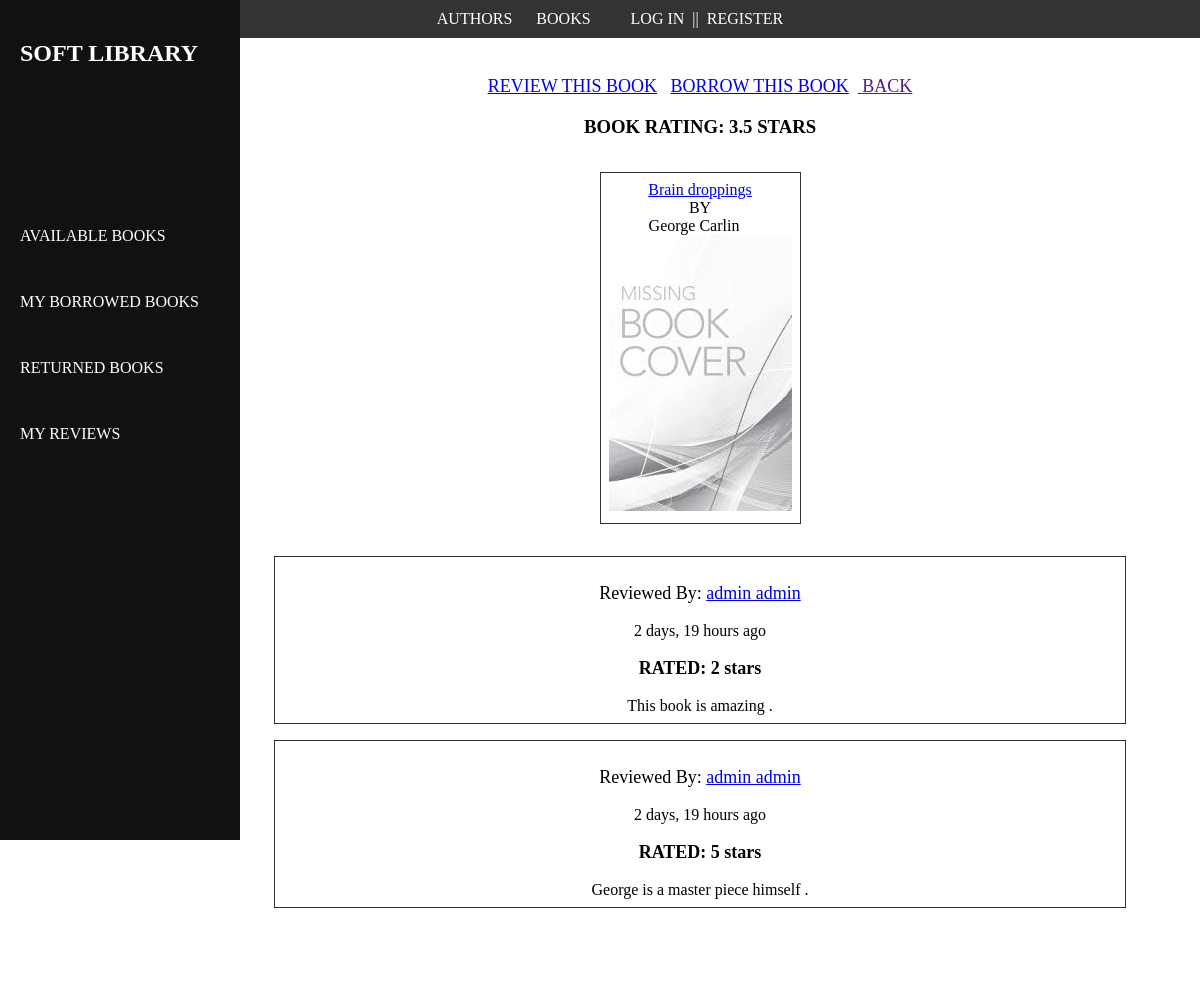
Page /books/1 on the earlier database version.
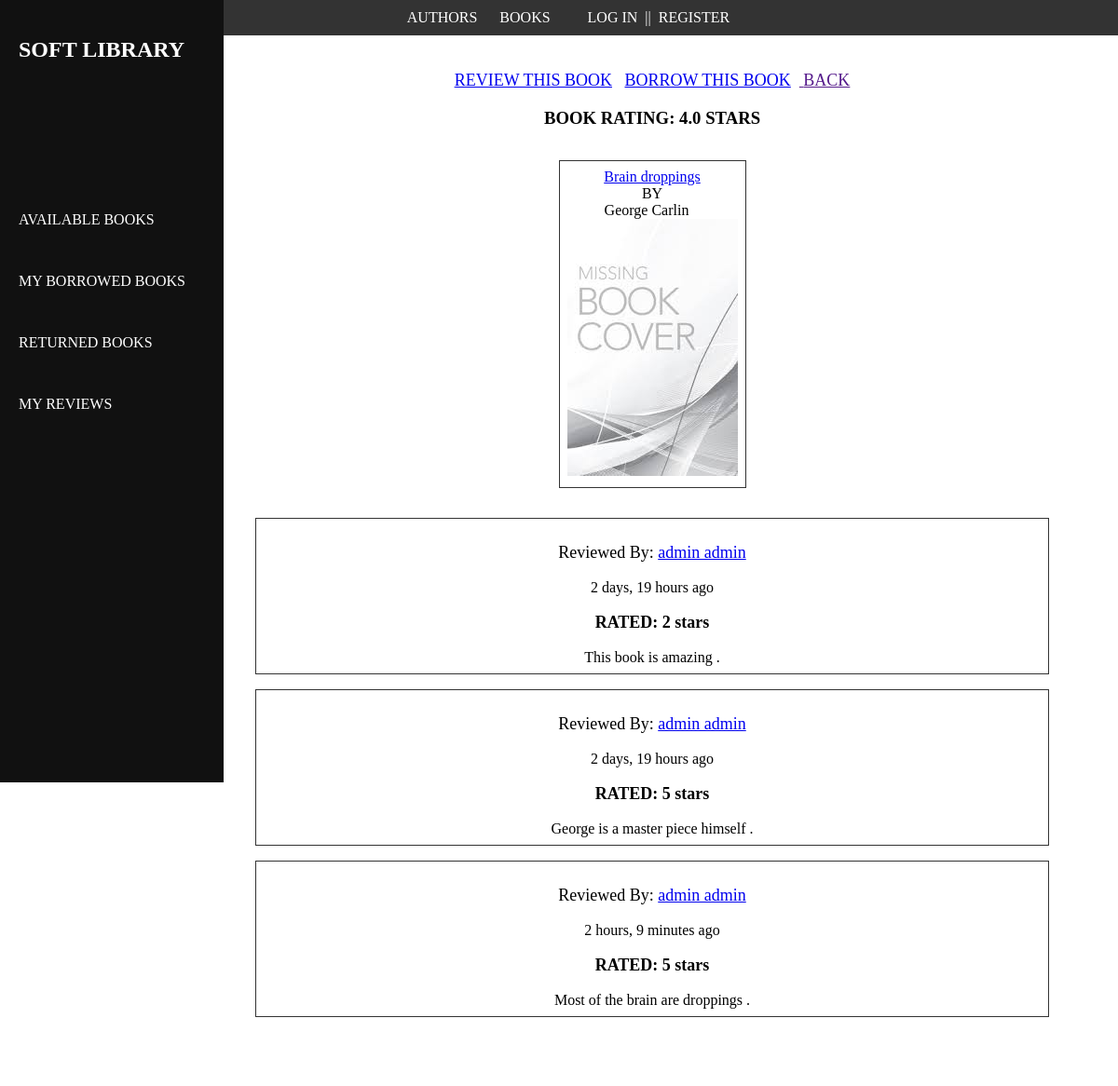
Same page on the later database version.
### base/models.py (models this page shows, shortened)
class Book(models.Model):
    title = models.CharField(max_length=250)
    author = models.ManyToManyField(Author)
    date = models.DateTimeField(auto_now_add=True)
    awards = models.ManyToManyField(to=AuthorAward, blank=True)
    summary = models.TextField(null=True, blank=True)
    ISBN = models.IntegerField()
    category = models.CharField(max_length=250, help_text="Enter the book genre")
    publisher = models.CharField(max_length=250, help_text="Enter the publication company")
    published = models.DateTimeField(help_text="Enter the published date")
    book_image = models.ImageField(upload_to='images/', blank=True, null=True, default='book.jpeg')

class Author(models.Model):
    first_name = models.CharField(max_length=250)
    middle_name = models.CharField(max_length=250, blank=True, null=True)
    last_name = models.CharField(max_length=250)
    gender = models.CharField(max_length=10, choices=gender_choices)
    bio = models.TextField()
    date_of_birth = models.DateField()
    date_of_death = models.DateField(blank=True, null=True)
    awards = models.ManyToManyField(to=AuthorAward, blank=True)
    author_image = models.ImageField(upload_to='images/', blank=True, null=True, default='user.png')
    class Meta:
        ordering = ['first_name', 'middle_name', 'last_name', 'gender']
    def __str__(self):
        return f"{self.first_name} {self.middle_name if self.middle_name else ''} {self.last_name}"

class Review(models.Model):
    owner = models.ForeignKey(Reader, on_delete=models.CASCADE, related_name='my_reviews')
    book = models.ForeignKey(Book, on_delete=models.CASCADE, related_name="reviews")
    rating = models.IntegerField()
    description = models.TextField(blank=True, null=True)
    date = models.DateTimeField(auto_now_add=True)

class Reader(AbstractUser):
    gender = models.CharField(max_length=10, choices=gender_choices)
    bio = models.TextField(blank=True, null=True)
    date_of_birth = models.DateField()
    reader_image = models.ImageField(upload_to='images/', blank=True, null=True, default='user.png')
    email = models.EmailField(unique=True)
    REQUIRED_FIELDS = ['username', 'first_name', 'last_name', 'gender', 'date_of_birth', 'bio', ]
    USERNAME_FIELD = 'email'
    def get_username(self):
        return self.first_name + ' ' + self.last_name

### base/views.py (the view)
# urls.py: path('books/<int:pk>', views.about_book_page, name='about_book'),
def about_book_page(request, pk: int):
    book = models.Book.objects.get(id=pk)
    if book.reviews.all():
        reviews = book.reviews.all()  # list of book review with each review having a rating
        book_ratings = [review.rating for review in reviews]
        book_rating = sum(book_ratings) / len(book_ratings)
    else:
        reviews = ''
        book_rating = 0
    context = {'book': book, 'reviews': reviews, 'book_rating': book_rating}
    return render(request, 'base/book_details.html', context)

### base/templates/base/book_details.html (shortened to what this page needs)
{% extends 'base/base.html' %}
{% block content %}
  <p>
    <a href="{% url 'base:book_review' book.id %}">REVIEW THIS BOOK</a>&nbsp;&nbsp;
    <a href="{% url 'base:borrow_book' book.id %}">BORROW THIS BOOK</a>&nbsp;&nbsp;<a href="{{ request.META.HTTP_REFERER }}"> BACK </a></p>
    {% if book_rating %}
        <h3>BOOK RATING: {{ book_rating }} STARS</h3>
    {% endif %}
    <div style="border: 1px solid #333333;margin: 1rem;padding: 0.5rem;display: inline-block">
        <a href="{% url 'base:about_book' book.id %}">{{ book.title }}</a><br>
        BY<br>
        {% for author in book.author.all %}
            {{ author }}
        {% endfor %}
        &nbsp;&nbsp;<br>
        <a href="{% url 'base:about_book' book.id %}"><img src="{{ book.book_image.url }}"
                                                                     alt=""></a>
        <br>
    </div>
    {% if  reviews %}
        {% for review in reviews %}
            <div style="border: 1px solid #333333;margin: 1rem;padding: 0.5rem;display: block">
                <p>Reviewed By: <a href="{% url 'users:userProfile' review.owner.id %}">{{ review.owner }}</a></p>
                {{ review.date|timesince }} ago
                <p><b>RATED: {{ review.rating }} stars</b></p>
                {{ review.description|capfirst }} .
            </div>
        {% endfor %}
    {% endif %}
{% endblock %}

### base/templates/base/base.html (shortened to what this page needs)
<!DOCTYPE html>
{% load static %}
<html lang="en">
<head>
    <link rel="stylesheet" href="{% static '/css/main.css' %}" type="text/css">
</head>
<body>
{% include 'base/components/navbar.html' %}
{% include 'base/components/sidebar.html' %}
<div class="main-page">
    {% block content %}
    {% endblock %}
</div>
</body>
</html>

### base/templates/base/components/navbar.html (shortened to what this page needs)
<div class="navbar">
    <a href="{% url 'base:authors' %}"> AUTHORS</a>
    <a href="{% url 'base:index' %}"> BOOKS </a>
    {% if request.user.is_authenticated %}
        <a>Welcome <a href="{% url 'users:userProfile' request.user.id %}">{{ request.user.last_name | title }}</a></a>
    {% else %}
        <a href="{% url 'users:login' %}">LOG IN</a>&nbsp;
        || &nbsp;<a href="{% url 'users:register' %} ">REGISTER</a>
    {% endif %}
</div>

### base/templates/base/components/sidebar.html
<div class="sidebar">
    <h2> SOFT LIBRARY </h2>
    {% if request.user.is_staff %}
        <div style="margin-top: 80%;margin-bottom: 20%">
            <ul style="list-style-type: none;margin: 0;padding: 0">
                <li style="margin-top: 3rem">
                    <a href="{% url 'base:index' %}">AVAILABLE BOOKS</a>
                </li>
                <li style="margin-top:3rem">
                    <a href="{% url 'users:borrowed' %}">BORROWED BOOKS</a>
                </li>
                <li style="margin-top:3rem">
                    <a href="{% url 'users:MaintenanceBooks' %}"> CHANGE BOOK STATUS</a>
                </li>
                <li style="margin-top:3rem">
                    <a href="{% url 'users:overdueBooks' %}"> OVERDUE BOOKS</a>
                </li>
            </ul>
        </div>
    {% else %}
        <div style="margin-top: 80%;margin-bottom: 20%">
            <ul style="list-style-type: none;margin: 0;padding: 0">
                <li style="margin-top: 3rem">
                    <a href="{% url 'base:index' %}">AVAILABLE BOOKS</a>
                </li>
                <li style="margin-top: 3rem">
                    <a href="{% url 'users:borrowed' %}">MY BORROWED BOOKS</a>
                </li>
                <li style="margin-top: 3rem">
                    <a href="{% url 'users:returned' %}"> RETURNED BOOKS</a>
                </li>
                <li style="margin-top: 3rem">
                    <a href="{% url 'users:userReviews' %}"> MY REVIEWS</a>
                </li>
            </ul>
        </div>
    {% endif %}
    <div style="position:fixed;bottom:10px;">
        {% if request.user.is_authenticated %}
            <form method="post" action="">
                {% csrf_token %}
                <a href="{% url 'users:logout' %} ">LOG OUT</a>
            </form>
        {% else %}
            <a href="{% url 'users:login' %}">LOG IN</a>
        {% endif %}
    </div>
</div>

### base/static/css/main.css (style rules this page uses)
.navbar { position: fixed; top: 0; left: 0; width: 100%; background-color: #333; color: #fff; padding: 10px; text-align: center; }
.sidebar { position: fixed; top: 0; left: 0; width: 200px; background-color: #111; color: #fff; padding: 20px; height: 100vh; }
.main-page { margin-left: 200px; padding: 50px; text-align: center; }
.navbar a { color: #fff; text-decoration: none; }
.sidebar a { color: #fff; text-decoration: none; }
.main-page p { font-size: 18px; }

Differences in the rows shown:
added Review: owner "admin admin", date "2 hours, 9 minutes", rating "5", description "Most of the brain are droppings"
Other differences:
{{ book_rating }}: "3.5" → "4.0"
